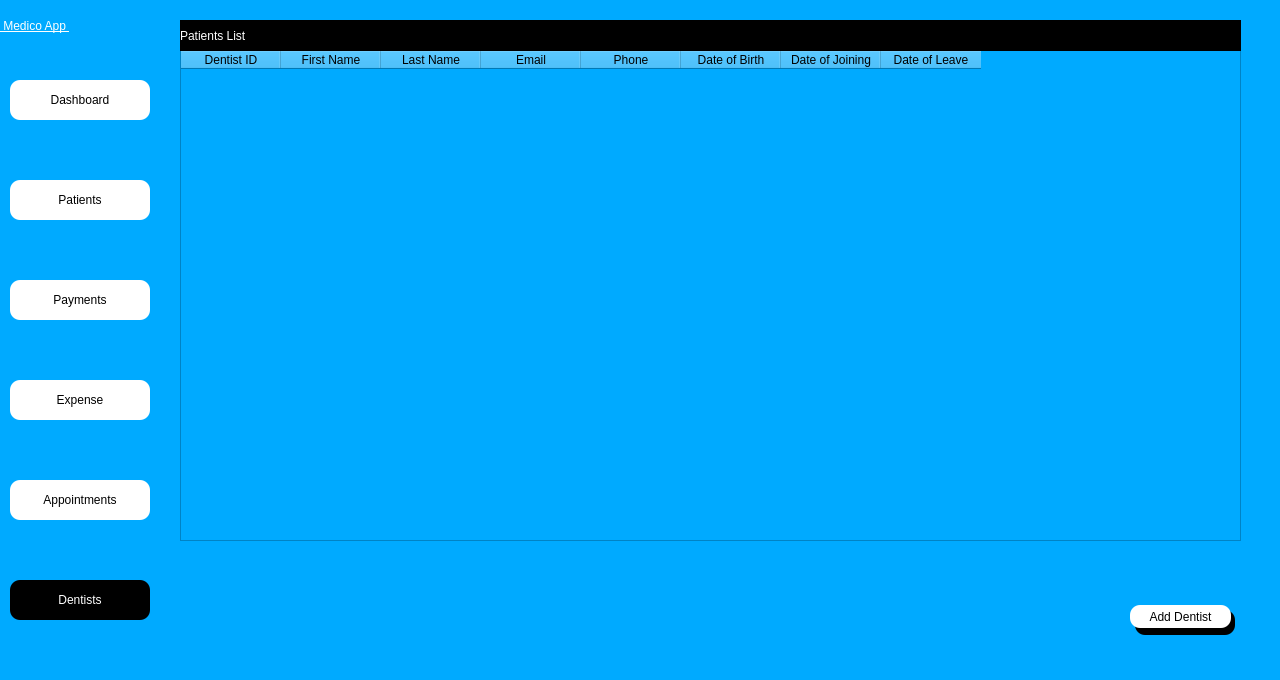
<?xml version="1.0" encoding="UTF-8"?>
<ui version="4.0">
 <class>Dialog</class>
 <widget class="QDialog" name="Dialog">
  <property name="geometry">
   <rect>
    <x>0</x>
    <y>0</y>
    <width>1280</width>
    <height>680</height>
   </rect>
  </property>
  <property name="windowTitle">
   <string>Dialog</string>
  </property>
  <property name="styleSheet">
   <string notr="true">background-color: rgb(0, 170, 255);</string>
  </property>
  <widget class="QWidget" name="side_bar" native="true">
   <property name="geometry">
    <rect>
     <x>0</x>
     <y>0</y>
     <width>160</width>
     <height>721</height>
    </rect>
   </property>
   <property name="styleSheet">
    <string notr="true">
background-color: rgba(170, 170, 255,.5);
</string>
   </property>
   <widget class="QPushButton" name="patient_btn">
    <property name="geometry">
     <rect>
      <x>10</x>
      <y>180</y>
      <width>140</width>
      <height>40</height>
     </rect>
    </property>
    <property name="styleSheet">
     <string notr="true">QPushButton{


font:  14pt &quot;Segoe UI &quot;;
background-color: rgb(255, 255, 255);
border-top-left-radius:10px;
border-bottom-left-radius:10px;
border-top-right-radius:10px;
border-bottom-right-radius:10px;}
QPushButton:hover{
	background-color: rgb(161, 161, 161);
	color: rgb(255, 255, 255);
}
QPushButton:focus{
	background-color: rgb(161, 161, 161);
	color: rgb(255, 255, 255);
}</string>
    </property>
    <property name="text">
     <string>Patients</string>
    </property>
    <property name="icon">
     <iconset>
      <normaloff>../Medico_modern/patientdownload .png</normaloff>../Medico_modern/patientdownload .png</iconset>
    </property>
   </widget>
   <widget class="QPushButton" name="dash_btn">
    <property name="geometry">
     <rect>
      <x>10</x>
      <y>80</y>
      <width>140</width>
      <height>40</height>
     </rect>
    </property>
    <property name="styleSheet">
     <string notr="true">QPushButton{


font:  14pt &quot;Segoe UI &quot;;
background-color: rgb(255, 255, 255);
border-top-left-radius:10px;
border-bottom-left-radius:10px;
border-top-right-radius:10px;
border-bottom-right-radius:10px;}
QPushButton:hover{
	background-color: rgb(161, 161, 161);
	color: rgb(255, 255, 255);
}
QPushButton:focus{
	background-color: rgb(161, 161, 161);
	color: rgb(255, 255, 255);
}</string>
    </property>
    <property name="text">
     <string>Dashboard</string>
    </property>
    <property name="icon">
     <iconset>
      <normaloff>../Medico_modern/dashboard.png</normaloff>../Medico_modern/dashboard.png</iconset>
    </property>
   </widget>
   <widget class="QPushButton" name="appointment_btn">
    <property name="geometry">
     <rect>
      <x>10</x>
      <y>480</y>
      <width>140</width>
      <height>40</height>
     </rect>
    </property>
    <property name="styleSheet">
     <string notr="true">QPushButton{


font:  14pt &quot;Segoe UI &quot;;
background-color: rgb(255, 255, 255);
border-top-left-radius:10px;
border-bottom-left-radius:10px;
border-top-right-radius:10px;
border-bottom-right-radius:10px;}
QPushButton:hover{
	background-color: rgb(161, 161, 161);
	color: rgb(255, 255, 255);
}
QPushButton:focus{
	background-color: rgb(161, 161, 161);
	color: rgb(255, 255, 255);
}</string>
    </property>
    <property name="text">
     <string>Appointments</string>
    </property>
    <property name="icon">
     <iconset>
      <normaloff>../Medico_modern/appointmentdownload (1).png</normaloff>../Medico_modern/appointmentdownload (1).png</iconset>
    </property>
   </widget>
   <widget class="QPushButton" name="dentist_btn">
    <property name="geometry">
     <rect>
      <x>10</x>
      <y>580</y>
      <width>140</width>
      <height>40</height>
     </rect>
    </property>
    <property name="styleSheet">
     <string notr="true">
QPushButton{


font:  14pt &quot;Segoe UI &quot;;
background-color: rgb(255, 255, 255);
border-top-left-radius:10px;
border-bottom-left-radius:10px;
border-top-right-radius:10px;
border-bottom-right-radius:10px;

	background-color: rgb(0, 0, 0);
	color: rgb(255, 255, 255);
}

QPushButton:hover{
	background-color: rgb(161, 161, 161);
	color: rgb(255, 255, 255);
}

QPushButton:focus{
	background-color: rgb(0, 0, 0);
	color: rgb(255, 255, 255);
}</string>
    </property>
    <property name="text">
     <string>Dentists</string>
    </property>
    <property name="icon">
     <iconset>
      <normaloff>../Medico_modern/dentistimages.png</normaloff>../Medico_modern/dentistimages.png</iconset>
    </property>
   </widget>
   <widget class="QPushButton" name="expense_btn">
    <property name="geometry">
     <rect>
      <x>10</x>
      <y>380</y>
      <width>140</width>
      <height>40</height>
     </rect>
    </property>
    <property name="styleSheet">
     <string notr="true">QPushButton{


font:  14pt &quot;Segoe UI &quot;;
background-color: rgb(255, 255, 255);
border-top-left-radius:10px;
border-bottom-left-radius:10px;
border-top-right-radius:10px;
border-bottom-right-radius:10px;}
QPushButton:hover{
	background-color: rgb(161, 161, 161);
	color: rgb(255, 255, 255);
}
QPushButton:focus{
	background-color: rgb(161, 161, 161);
	color: rgb(255, 255, 255);
}</string>
    </property>
    <property name="text">
     <string>Expense</string>
    </property>
    <property name="icon">
     <iconset>
      <normaloff>../Medico_modern/billingdownload (1).png</normaloff>../Medico_modern/billingdownload (1).png</iconset>
    </property>
   </widget>
   <widget class="QPushButton" name="payment_btn">
    <property name="geometry">
     <rect>
      <x>10</x>
      <y>280</y>
      <width>140</width>
      <height>40</height>
     </rect>
    </property>
    <property name="styleSheet">
     <string notr="true">QPushButton{


font:  14pt &quot;Segoe UI &quot;;
background-color: rgb(255, 255, 255);
border-top-left-radius:10px;
border-bottom-left-radius:10px;
border-top-right-radius:10px;
border-bottom-right-radius:10px;}
QPushButton:hover{
	background-color: rgb(161, 161, 161);
	color: rgb(255, 255, 255);
}
QPushButton:focus{
	background-color: rgb(161, 161, 161);
	color: rgb(255, 255, 255);
}</string>
    </property>
    <property name="text">
     <string>Payments</string>
    </property>
    <property name="icon">
     <iconset>
      <normaloff>../Medico_modern/patientdownload .png</normaloff>../Medico_modern/patientdownload .png</iconset>
    </property>
   </widget>
   <widget class="QLabel" name="label_4">
    <property name="geometry">
     <rect>
      <x>0</x>
      <y>0</y>
      <width>161</width>
      <height>51</height>
     </rect>
    </property>
    <property name="styleSheet">
     <string notr="true">font: 20pt &quot;MS Shell Dlg 2&quot;;
font: 75 20pt &quot;MS Shell Dlg 2&quot;;
text-decoration: underline;
font: 22pt &quot;MS Shell Dlg 2&quot;;
background-color: rgba(255, 255, 255,0);
color: rgb(255, 255, 255);
</string>
    </property>
    <property name="text">
     <string> Medico App </string>
    </property>
   </widget>
  </widget>
  <widget class="QTableWidget" name="dentist_table">
   <property name="geometry">
    <rect>
     <x>180</x>
     <y>50</y>
     <width>1061</width>
     <height>491</height>
    </rect>
   </property>
   <property name="focusPolicy">
    <enum>Qt::ClickFocus</enum>
   </property>
   <property name="styleSheet">
    <string notr="true">background-color: rgba(255, 255, 255,.85);
font:  12pt &quot;Segoe UI &quot;;</string>
   </property>
   <column>
    <property name="text">
     <string>Dentist ID</string>
    </property>
   </column>
   <column>
    <property name="text">
     <string>First Name</string>
    </property>
   </column>
   <column>
    <property name="text">
     <string>Last Name</string>
    </property>
   </column>
   <column>
    <property name="text">
     <string>Email</string>
    </property>
   </column>
   <column>
    <property name="text">
     <string>Phone</string>
    </property>
   </column>
   <column>
    <property name="text">
     <string>Date of Birth</string>
    </property>
   </column>
   <column>
    <property name="text">
     <string>Date of Joining</string>
    </property>
   </column>
   <column>
    <property name="text">
     <string>Date of Leave</string>
    </property>
   </column>
  </widget>
  <widget class="QPushButton" name="add_dentist_btn">
   <property name="geometry">
    <rect>
     <x>1130</x>
     <y>605</y>
     <width>101</width>
     <height>23</height>
    </rect>
   </property>
   <property name="styleSheet">
    <string notr="true">QPushButton{
font: 12pt &quot;MS Shell Dlg 2&quot;;
background-color: rgb(255, 255, 255);
border-top-left-radius:10px;
border-bottom-left-radius:10px;
border-top-right-radius:10px;
border-bottom-right-radius:10px;}
QPushButton:hover{
	background-color: rgb(161, 161, 161);
	color: rgb(255, 255, 255);
}
QPushButton:focus{
	background-color: rgb(161, 161, 161);
	color: rgb(255, 255, 255);
}</string>
   </property>
   <property name="text">
    <string>Add Dentist</string>
   </property>
  </widget>
  <widget class="QLabel" name="label">
   <property name="geometry">
    <rect>
     <x>0</x>
     <y>0</y>
     <width>1280</width>
     <height>680</height>
    </rect>
   </property>
   <property name="text">
    <string/>
   </property>
   <property name="pixmap">
    <pixmap>../Images/sam-moghadam-khamseh-I-kDEBUMAaQ-unsplash.jpg</pixmap>
   </property>
   <property name="scaledContents">
    <bool>true</bool>
   </property>
  </widget>
  <widget class="QLabel" name="label_5">
   <property name="geometry">
    <rect>
     <x>1135</x>
     <y>610</y>
     <width>100</width>
     <height>25</height>
    </rect>
   </property>
   <property name="styleSheet">
    <string notr="true">background-color: rgb(0, 0, 0);
font: 12pt &quot;MS Shell Dlg 2&quot;;
border-top-left-radius:10px;
border-bottom-left-radius:10px;
border-top-right-radius:10px;
border-bottom-right-radius:10px;
color: rgb(255, 255, 255);
</string>
   </property>
   <property name="text">
    <string/>
   </property>
  </widget>
  <widget class="QLabel" name="patient_list">
   <property name="geometry">
    <rect>
     <x>180</x>
     <y>20</y>
     <width>1061</width>
     <height>31</height>
    </rect>
   </property>
   <property name="styleSheet">
    <string notr="true">
color: rgb(255, 255, 255);
background-color: rgb(0, 0, 0);

font:  14pt &quot;Segoe UI &quot;;</string>
   </property>
   <property name="text">
    <string>Patients List</string>
   </property>
  </widget>
  <zorder>label</zorder>
  <zorder>side_bar</zorder>
  <zorder>dentist_table</zorder>
  <zorder>label_5</zorder>
  <zorder>add_dentist_btn</zorder>
  <zorder>patient_list</zorder>
 </widget>
 <tabstops>
  <tabstop>dentist_btn</tabstop>
  <tabstop>add_dentist_btn</tabstop>
  <tabstop>dash_btn</tabstop>
  <tabstop>patient_btn</tabstop>
  <tabstop>payment_btn</tabstop>
  <tabstop>expense_btn</tabstop>
  <tabstop>appointment_btn</tabstop>
 </tabstops>
 <resources/>
 <connections/>
</ui>
